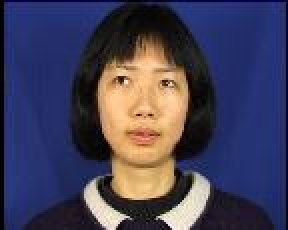
#> input picture hw2/code/hw2_updated/scene00001.jpg, 144 x 115 px, found by its file name (shown 2 times larger); its folder holds 4 pictures in this run; the run also reads 2 pictures not shown here
$ python imageread1.py   (Python 2 division)
#> lines starting #> are read from the running program, lines starting #| are printed output that depends on the picture
from time import time
import matplotlib.pyplot as plt
from mpl_toolkits.mplot3d import Axes3D
from matplotlib.ticker import NullFormatter
from PIL import Image
import pickle
import os
import numpy as np
path='/home/siddhantmanocha/assignments/cs365/back/cs365/hw2_updated'
paths = [os.path.join(path,fn) for fn in next(os.walk(path))[2]]
j=1

animals = {}

for i in range(len(paths)):
	animals[i]=paths[i]
print animals[1]
im_size=np.array(Image.open(paths[0]).convert('L'))
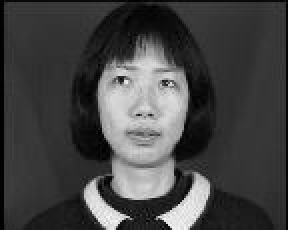
#> im_size: shape (115, 144) (shown 2 times larger); min 0, max 253, mean 68.4
print (np.array(Image.open(paths[0]))[:,:,0].shape)
immatrix_red=np.array([np.array(Image.open(paths[i]))[:,:,0].flatten() for i in range(len(paths))],'f')
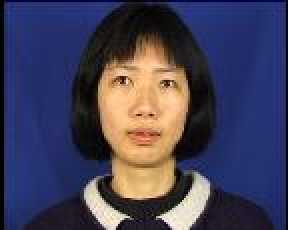
#> input picture hw2/code/hw2_updated/scene00008.jpg, 144 x 115 px, found by its file name (shown 2 times larger)
immatrix_green=np.array([np.array(Image.open(paths[i]))[:,:,1].flatten() for i in range(len(paths))],'f')
immatrix_blue=np.array([np.array(Image.open(paths[i]))[:,:,2].flatten() for i in range(len(paths))],'f')
immatrix=np.concatenate((immatrix_blue,immatrix_green,immatrix_red),axis=1)

import cv2
image_width=144
image_height=115
#> (the run stopped early here; a loop or call above may not have finished)
